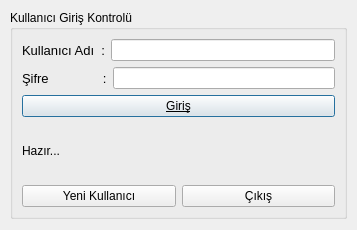
<?xml version="1.0" encoding="UTF-8"?>
<ui version="4.0">
 <class>frmGrs</class>
 <widget class="QDialog" name="frmGrs">
  <property name="geometry">
   <rect>
    <x>0</x>
    <y>0</y>
    <width>357</width>
    <height>230</height>
   </rect>
  </property>
  <property name="sizePolicy">
   <sizepolicy hsizetype="Fixed" vsizetype="Fixed">
    <horstretch>0</horstretch>
    <verstretch>0</verstretch>
   </sizepolicy>
  </property>
  <property name="maximumSize">
   <size>
    <width>16777215</width>
    <height>16777215</height>
   </size>
  </property>
  <property name="windowTitle">
   <string>Login</string>
  </property>
  <property name="windowOpacity">
   <double>1.000000000000000</double>
  </property>
  <widget class="QGroupBox" name="groupBox">
   <property name="geometry">
    <rect>
     <x>10</x>
     <y>10</y>
     <width>337</width>
     <height>209</height>
    </rect>
   </property>
   <property name="title">
    <string>Kullanıcı Giriş Kontrolü</string>
   </property>
   <layout class="QGridLayout" name="gridLayout_2">
    <item row="0" column="0" colspan="2">
     <layout class="QVBoxLayout" name="verticalLayout">
      <item>
       <layout class="QGridLayout" name="gridLayout">
        <item row="1" column="0">
         <layout class="QHBoxLayout" name="horizontalLayout_2">
          <item>
           <widget class="QLabel" name="lblPassword">
            <property name="font">
             <font>
              <pointsize>10</pointsize>
             </font>
            </property>
            <property name="text">
             <string>Şifre               :</string>
            </property>
            <property name="buddy">
             <cstring>txtPassword</cstring>
            </property>
           </widget>
          </item>
          <item>
           <widget class="QLineEdit" name="txtPassword">
            <property name="toolTip">
             <string>&lt;html&gt;&lt;head/&gt;&lt;body&gt;&lt;p&gt;Sisteme giriş yapmak için kullanacağınız &lt;span style=&quot; color:#ff0000;&quot;&gt;şifreniz&lt;/span&gt;&lt;/p&gt;&lt;/body&gt;&lt;/html&gt;</string>
            </property>
            <property name="echoMode">
             <enum>QLineEdit::Password</enum>
            </property>
           </widget>
          </item>
         </layout>
        </item>
        <item row="0" column="0">
         <layout class="QHBoxLayout" name="horizontalLayout">
          <item>
           <widget class="QLabel" name="lblUsername">
            <property name="font">
             <font>
              <pointsize>10</pointsize>
             </font>
            </property>
            <property name="text">
             <string>Kullanıcı Adı  :</string>
            </property>
            <property name="buddy">
             <cstring>txtUsername</cstring>
            </property>
           </widget>
          </item>
          <item>
           <widget class="QLineEdit" name="txtUsername">
            <property name="toolTip">
             <string>&lt;html&gt;&lt;head/&gt;&lt;body&gt;&lt;p&gt;Sisteme giriş yapmak için kullanacağınız &lt;span style=&quot; color:#ff0000;&quot;&gt;kullanıcı adınız&lt;/span&gt;&lt;/p&gt;&lt;/body&gt;&lt;/html&gt;</string>
            </property>
            <property name="toolTipDuration">
             <number>-1</number>
            </property>
            <property name="statusTip">
             <string/>
            </property>
            <property name="whatsThis">
             <string/>
            </property>
           </widget>
          </item>
         </layout>
        </item>
        <item row="2" column="0">
         <widget class="QPushButton" name="btnLogin">
          <property name="font">
           <font>
            <underline>true</underline>
           </font>
          </property>
          <property name="toolTip">
           <string>&lt;html&gt;&lt;head/&gt;&lt;body&gt;&lt;p&gt;Kullanıcı hesabınız ile sisteme &lt;span style=&quot; color:#ff0000;&quot;&gt;giriş yapar&lt;/span&gt;&lt;/p&gt;&lt;/body&gt;&lt;/html&gt;</string>
          </property>
          <property name="text">
           <string>Giriş</string>
          </property>
         </widget>
        </item>
       </layout>
      </item>
     </layout>
    </item>
    <item row="1" column="0">
     <widget class="QLabel" name="lblStatus">
      <property name="text">
       <string>Hazır...</string>
      </property>
     </widget>
    </item>
    <item row="2" column="0">
     <widget class="QPushButton" name="btnRegister">
      <property name="toolTip">
       <string>&lt;html&gt;&lt;head/&gt;&lt;body&gt;&lt;p&gt;Sisteme &lt;span style=&quot; color:#ff0000;&quot;&gt;kayıt olma&lt;/span&gt; penceresini açar&lt;/p&gt;&lt;/body&gt;&lt;/html&gt;</string>
      </property>
      <property name="text">
       <string>Yeni Kullanıcı</string>
      </property>
      <property name="autoDefault">
       <bool>false</bool>
      </property>
     </widget>
    </item>
    <item row="2" column="1">
     <widget class="QPushButton" name="btnQuit">
      <property name="toolTip">
       <string>&lt;html&gt;&lt;head/&gt;&lt;body&gt;&lt;p&gt;Programdan &lt;span style=&quot; color:#ff0000;&quot;&gt;çıkış yapar&lt;/span&gt;&lt;/p&gt;&lt;/body&gt;&lt;/html&gt;</string>
      </property>
      <property name="text">
       <string>Çıkış</string>
      </property>
      <property name="autoDefault">
       <bool>false</bool>
      </property>
     </widget>
    </item>
   </layout>
  </widget>
 </widget>
 <tabstops>
  <tabstop>txtUsername</tabstop>
  <tabstop>txtPassword</tabstop>
  <tabstop>btnRegister</tabstop>
 </tabstops>
 <resources/>
 <connections>
  <connection>
   <sender>btnQuit</sender>
   <signal>clicked()</signal>
   <receiver>frmGrs</receiver>
   <slot>close()</slot>
   <hints>
    <hint type="sourcelabel">
     <x>478</x>
     <y>145</y>
    </hint>
    <hint type="destinationlabel">
     <x>562</x>
     <y>165</y>
    </hint>
   </hints>
  </connection>
 </connections>
</ui>
